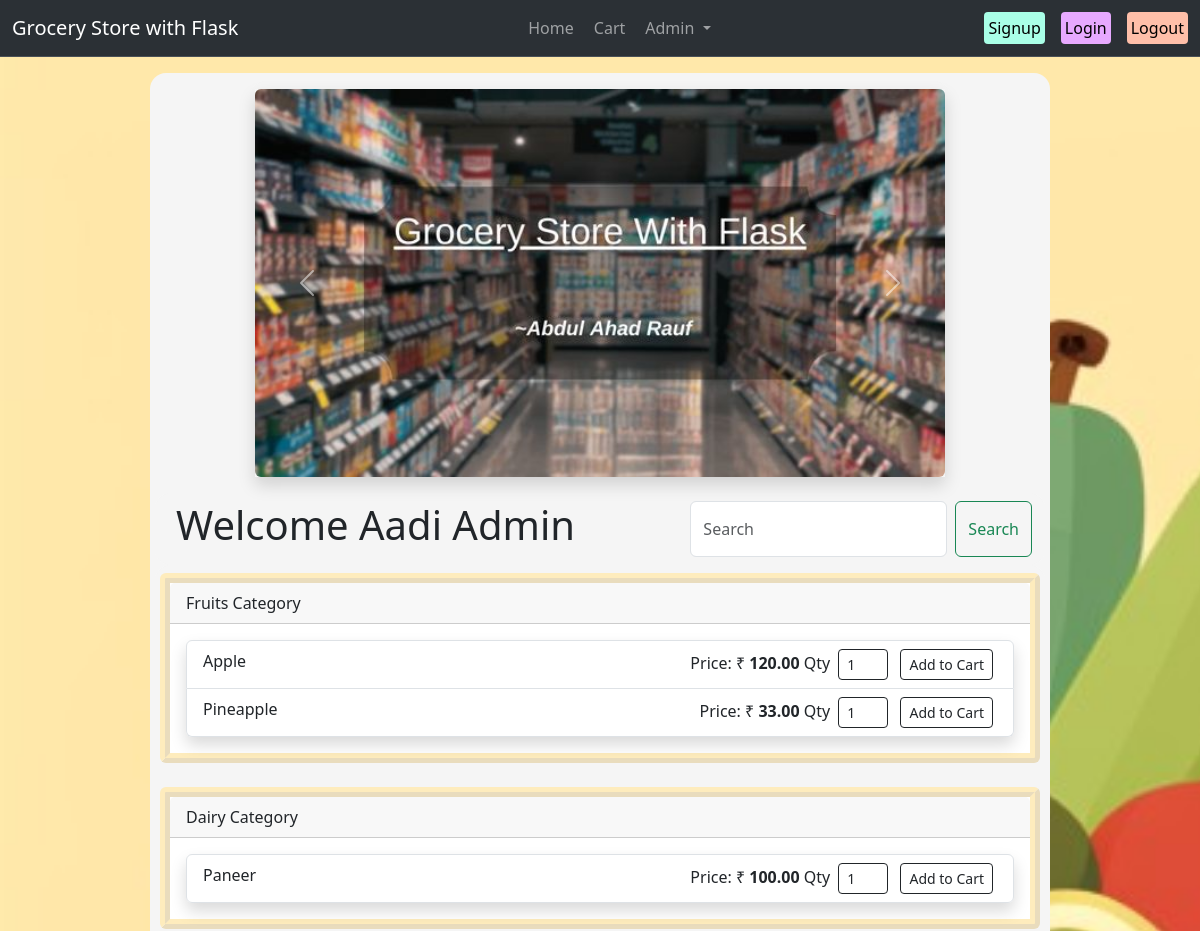
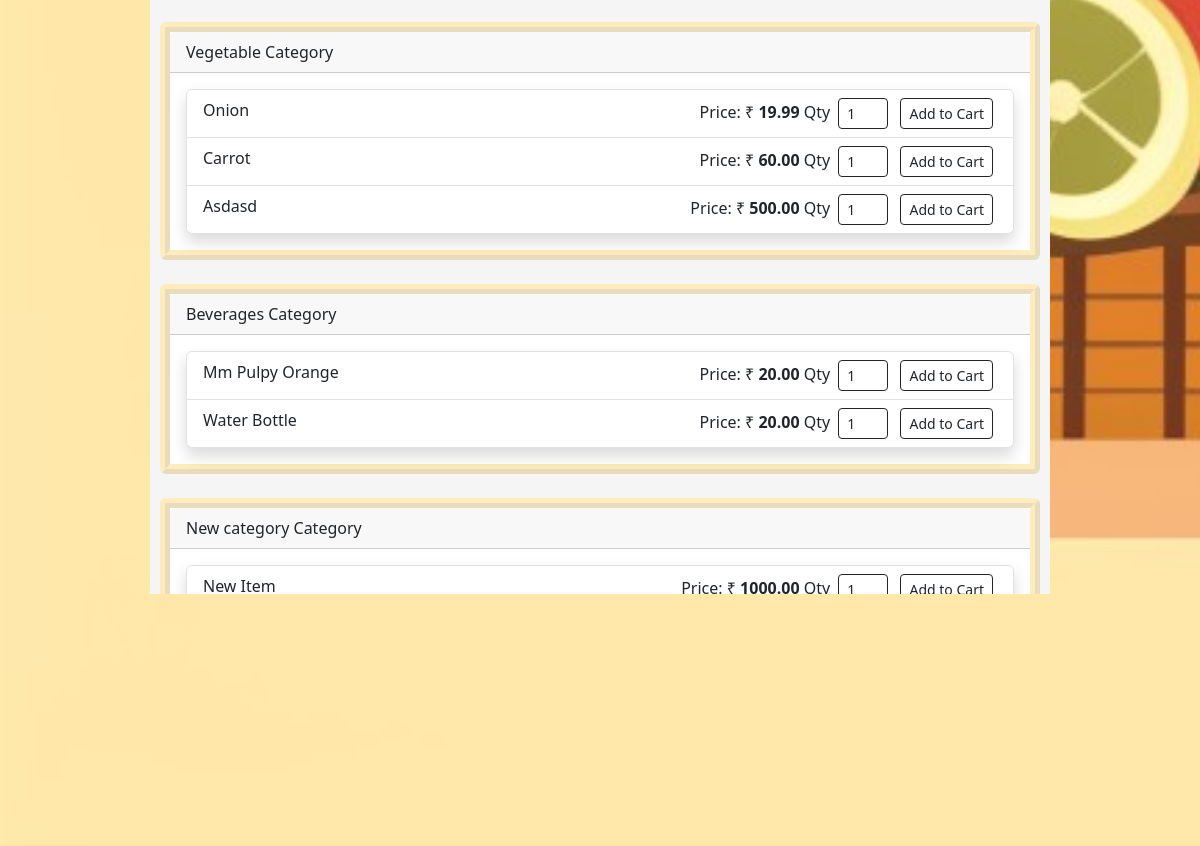
Screenshot of / (signed in) with the database file from the repository (2 pictures, top to bottom).
### models.py (models this page shows, shortened)
class User(db.Model, UserMixin):
    id= db.Column(db.Integer, primary_key=True)
    email= db.Column(db.String, unique=True, nullable=False)
    name= db.Column(db.String, nullable=False)
    password= db.Column(db.String, nullable=False)
    is_admin = db.Column(db.Boolean, default=False)
    phone= db.Column(db.Integer, unique=True, nullable=False)
    address= db.Column(db.String, nullable=True)
    orders = db.relationship('Order', backref='user', lazy=True, cascade='all, delete-orphan')

class GroceryItem(db.Model):
    id= db.Column(db.Integer, primary_key=True)
    name= db.Column(db.String, nullable=False)
    price= db.Column(db.Float, nullable=False)
    category= db.Column(db.String, nullable=False)
    quantity = db.Column(db.Integer, nullable=False, default=0)

### app.py (the view, shortened to what this page needs)
@app.route("/", methods=["GET", "POST"])
def home():
    all_items = GroceryItem.query.all()
    grouped_items = {}
    for item in all_items:
        if item.category not in grouped_items:
            grouped_items[item.category] = []
        grouped_items[item.category].append(item)
    return render_template("product_page.html", items= grouped_items, user = current_user)

### app.py (called while the page is built)
@login_manager.user_loader
def load_user(user_id):
    user = User.query.get(int(user_id))
    return user

### templates/product_page.html (shortened to what this page needs)
{% extends 'base.html' %} {% block title %} Home Page{% endblock title %}
{%block body %}
<div class="container mb-2" style="max-height: 440px; max-width: 700px">
  <div
    id="carouselExampleAutoplaying"
    class="carousel slide shadow"
    data-bs-ride="carousel"
  >
    <div class="carousel-inner">
      <div class="carousel-item active" data-bs-interval="3000">
        <img
          src="static\Grocery1.jpg"
          class="d-block w-100 rounded"
          alt="grocery store image 1"
        />
      </div>
    </div>
    <button
      class="carousel-control-prev"
      type="button"
      data-bs-target="#carouselExampleAutoplaying"
      data-bs-slide="prev"
    >
      <span class="carousel-control-prev-icon" aria-hidden="true"></span>
    </button>
    <button
      class="carousel-control-next"
      type="button"
      data-bs-target="#carouselExampleAutoplaying"
      data-bs-slide="next"
    >
      <span class="carousel-control-next-icon" aria-hidden="true"></span>
    </button>
  </div>
</div>
<div class="container d-flex justify-content-between">
  <h5
    class="card-title text-center mb-2 ms-3 display-6 fw-medium text-capitalize"
  >
    Welcome{% if user.name|length!=0 %} {{user.name}} {% else %} User! {%
    endif%}
  </h5>
  <form class="d-flex me-2" action="/" method="POST">
    <input
      class="form-control me-2"
      type="search"
      placeholder="Search"
      aria-label="Search"
      name="Searchkeyword"
      id="Searchkeyword"
    />
    <button class="btn btn-outline-success" type="submit">Search</button>
  </form>
</div>
{% if items|length==0 %}
<div class="mb-3">
  <div class="warn_message my-3">
    <div class="alert alert-secondary" role="alert">
      Oops! No items in store currently. Come back Later!
    </div>
  </div>
</div>
{% else %}
<div class="container">
  {% for category, products_list in items.items() %}
  <div class="card" style="border: 10px rgba(254, 182, 0, 0.254) ridge">
    <div class="card-header">{{ category|capitalize }} Category</div>
    <div class="card-body">
      <ul class="list-group shadow">
        {% for product in products_list %}
        <li class="list-group-item">
          {{ product.name }}
          <span class="float-end">
            <form action="/add_to_cart/{{product.id}}" method="POST">
              Price: ₹ <strong>{{ '%.2f'|format(product.price) }} </strong>Qty
              <input
                type="number"
                value="1"
                name="prodpageqty"
                id="prodpageqty"
                style="width: 50px; border-radius: 4px"
                class="btn btn-outline-dark btn-sm mx-1 text-start"
              />
              <input
                type="submit"
                class="btn btn-outline-dark btn-sm mx-1"
                value="Add to Cart"
              />
            </form>
          </span>
        </li>
        {% endfor %}
      </ul>
    </div>
  </div>
  <br />
  {% endfor %}
</div>
{% endif %} {% endblock body %}

### static/style.css (style rules this page uses)
.bg-cover { background-image: url("/static/artbreeder-image.png"); background-repeat: no-repeat; background-attachment: fixed; background-size: cover; }
.container { padding: 8px 5px; background-color: whitesmoke; border-radius: 16px; }

### rows the page displays
User: name "Aadi Admin"
GroceryItem: category "Fruits", name "Apple", price "120.00"
GroceryItem: name "Pineapple", price "33.00"
GroceryItem: category "Dairy", name "Paneer", price "100.00"
GroceryItem: category "Vegetable", name "Onion", price "19.99"
GroceryItem: name "Carrot", price "60.00"
GroceryItem: name "Asdasd", price "500.00"
GroceryItem: category "Beverages", name "Mm Pulpy Orange", price "20.00"
GroceryItem: name "Water Bottle", price "20.00"
GroceryItem: category "New category", name "New Item", price "1000.00"
